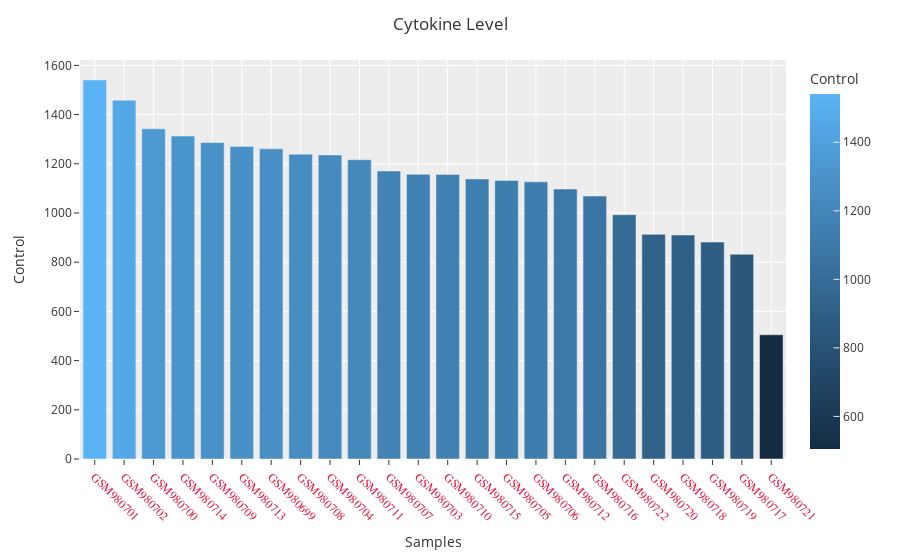

Here is the notebook cell this chart was saved with:
### Markdown cell above
#### Column Control

### Code cell
fig = px.bar(df[['Samples','Control']].sort_values('Control', ascending=False), 
                        y = "Control", x= "Samples", color='Control', template='ggplot2')
fig.update_xaxes(tickangle=45, tickfont=dict(family='Rockwell', color='crimson', size=12))
fig.update_layout(title_text="Cytokine Level")

fig.show()

### Figure 1 — Plotly figure (JSON) as saved in the notebook; plotly's stock layout.template omitted (floating-point values rounded to 4 significant figures)
{"data": [{"alignmentgroup": "True", "hovertemplate": "Samples=%{x}<br>Control=%{marker.color}<extra></extra>", "legendgroup": "", "marker": {"color": [1541.0, 1459.0, 1342.0, 1313.0, 1286.0, 1271.0, 1261.0, 1239.0, 1236.0, 1217.0, 1171.0, 1157.0, 1157.0, 1138.0, 1132.0, 1127.0, 1097.0, 1069.0, 993.2, 913.3, 910.5, 881.7, 832.3, 504.9], "coloraxis": "coloraxis", "pattern": {"shape": ""}}, "name": "", "offsetgroup": "", "orientation": "v", "showlegend": false, "textposition": "auto", "type": "bar", "x": ["GSM980701", "GSM980702", "GSM980700", "GSM980714", "GSM980709", "GSM980713", "GSM980699", "GSM980708", "GSM980704", "GSM980711", "GSM980707", "GSM980703", "GSM980710", "GSM980715", "GSM980705", "GSM980706", "GSM980712", "GSM980716", "GSM980722", "GSM980720", "GSM980718", "GSM980719", "GSM980717", "GSM980721"], "xaxis": "x", "y": [1541.0, 1459.0, 1342.0, 1313.0, 1286.0, 1271.0, 1261.0, 1239.0, 1236.0, 1217.0, 1171.0, 1157.0, 1157.0, 1138.0, 1132.0, 1127.0, 1097.0, 1069.0, 993.2, 913.3, 910.5, 881.7, 832.3, 504.9], "yaxis": "y"}], "layout": {"barmode": "relative", "coloraxis": {"colorbar": {"title": {"text": "Control"}}, "colorscale": [[0, "rgb(20,44,66)"], [1, "rgb(90,179,244)"]]}, "legend": {"tracegroupgap": 0}, "margin": {"t": 60}, "title": {"text": "Cytokine Level"}, "xaxis": {"anchor": "y", "domain": [0, 1], "tickangle": 45, "tickfont": {"color": "crimson", "family": "Rockwell", "size": 12}, "title": {"text": "Samples"}}, "yaxis": {"anchor": "x", "domain": [0, 1], "title": {"text": "Control"}}}}
